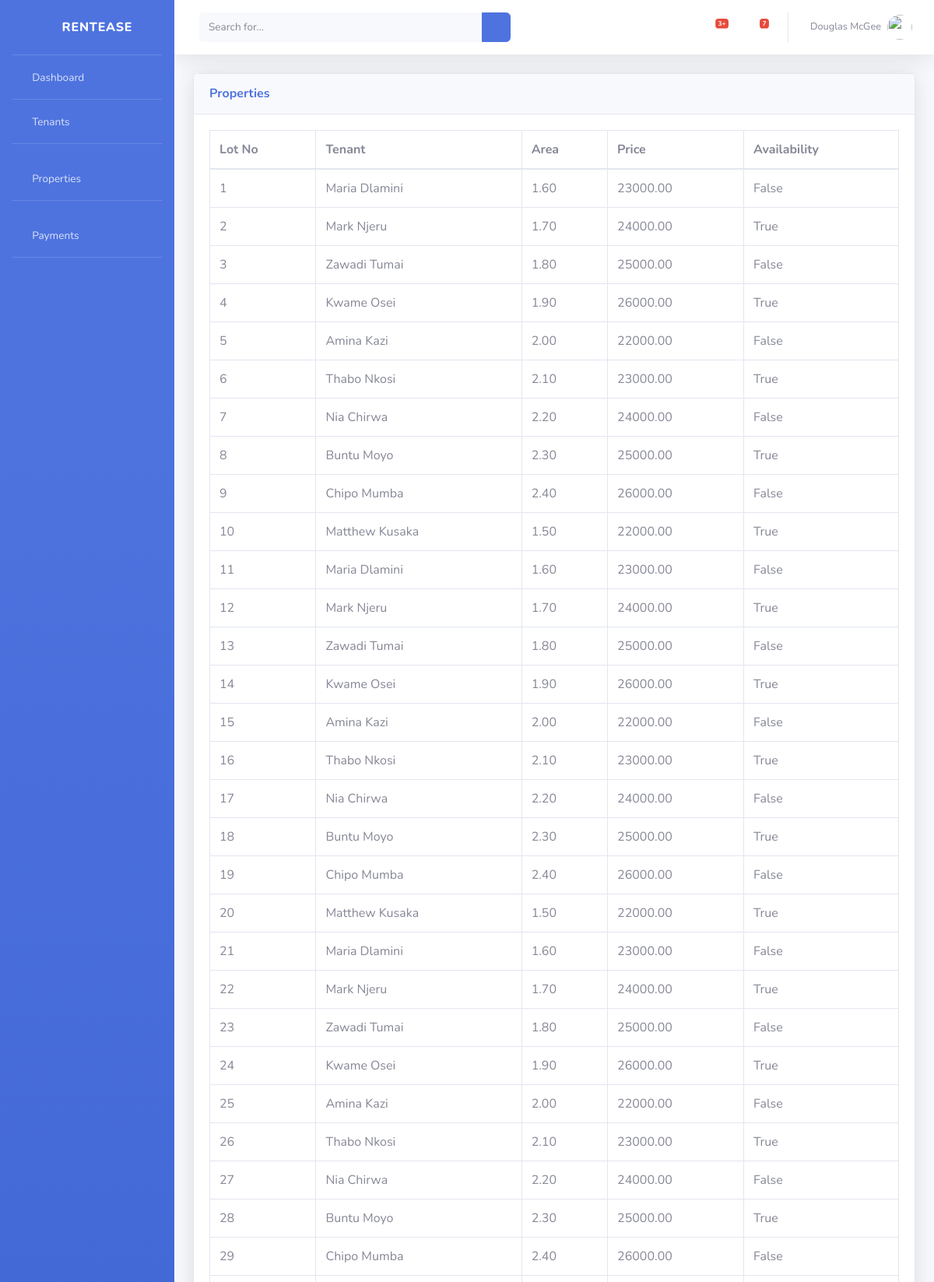
Page /properties/ (upper part) on the committed database.
### main/models.py (models this page shows, shortened)
class Properties(models.Model):
    lot_no = models.IntegerField(unique=True)
    tenant = models.ForeignKey(Tenants, on_delete=models.CASCADE, related_name='properties', null=True, blank=True)
    area = models.DecimalField(max_digits=5, decimal_places=2)
    price = models.DecimalField(max_digits=10, decimal_places=2)
    available = models.BooleanField(default=True)

class Tenants(models.Model):
    name = models.CharField(max_length=100)
    email = models.CharField(max_length=100)
    phone = models.CharField(max_length=15, unique=True)
    adm_no = models.CharField(max_length=100, unique=True)
    def __str__(self):
        return self.name

### main/views.py (the view)
# urls.py: path('properties/', views.properties_view, name='properties'),
def properties_view(request):
    properties = Properties.objects.all()
    return render(request, 'properties.html', {'properties': properties})

### templates/properties.html (shortened to what this page needs)
{% extends 'master.html' %}
{% load static %}
{% block content %}
    <div class="card shadow mb-4">
        <div class="card-header py-3">
            <h6 class="m-0 font-weight-bold text-primary">Properties</h6>
        </div>
        <div class="card-body">
            <div class="table-responsive">
                <table class="table table-bordered" id="dataTable" width="100%" cellspacing="0">
                    <thead>
                    <tr>
                        <th>Lot No</th>
                        <th>Tenant</th>
                        <th>Area</th>
                        <th>Price</th>
                        <th>Availability</th>
                    </tr>
                    </thead>
                    <tbody>
                    {% for property in properties %}
                        <tr>
                            <td>{{ property.lot_no }}</td>
                            <td>{{ property.tenant }}</td>
                            <td>{{ property.area }}</td>
                            <td>{{ property.price }}</td>
                            <td>{{ property.available }}</td>
                        </tr>
                    {% endfor %}
                    </tbody>
                </table>
            </div>
        </div>
    </div>
{% endblock content %}

### rows in the picture
Properties: lot_no "1", tenant "Maria Dlamini", area "1.60", price "23000.00", available "False"
Properties: lot_no "2", tenant "Mark Njeru", area "1.70", price "24000.00", available "True"
Properties: lot_no "3", tenant "Zawadi Tumai", area "1.80", price "25000.00", available "False"
Properties: lot_no "4", tenant "Kwame Osei", area "1.90", price "26000.00", available "True"
Properties: lot_no "5", tenant "Amina Kazi", area "2.00", price "22000.00", available "False"
Properties: lot_no "6", tenant "Thabo Nkosi", area "2.10", price "23000.00", available "True"
Properties: lot_no "7", tenant "Nia Chirwa", area "2.20", price "24000.00", available "False"
Properties: lot_no "8", tenant "Buntu Moyo", area "2.30", price "25000.00", available "True"
Properties: lot_no "9", tenant "Chipo Mumba", area "2.40", price "26000.00", available "False"
Properties: lot_no "10", tenant "Matthew Kusaka", area "1.50", price "22000.00", available "True"
Properties: lot_no "11", tenant "Maria Dlamini", area "1.60", price "23000.00", available "False"
Properties: lot_no "12", tenant "Mark Njeru", area "1.70", price "24000.00", available "True"
Properties: lot_no "13", tenant "Zawadi Tumai", area "1.80", price "25000.00", available "False"
Properties: lot_no "14", tenant "Kwame Osei", area "1.90", price "26000.00", available "True"
Properties: lot_no "15", tenant "Amina Kazi", area "2.00", price "22000.00", available "False"
Properties: lot_no "16", tenant "Thabo Nkosi", area "2.10", price "23000.00", available "True"
Properties: lot_no "17", tenant "Nia Chirwa", area "2.20", price "24000.00", available "False"
Properties: lot_no "18", tenant "Buntu Moyo", area "2.30", price "25000.00", available "True"
Properties: lot_no "19", tenant "Chipo Mumba", area "2.40", price "26000.00", available "False"
Properties: lot_no "20", tenant "Matthew Kusaka", area "1.50", price "22000.00", available "True"
Properties: lot_no "21", tenant "Maria Dlamini", area "1.60", price "23000.00", available "False"
Properties: lot_no "22", tenant "Mark Njeru", area "1.70", price "24000.00", available "True"
Properties: lot_no "23", tenant "Zawadi Tumai", area "1.80", price "25000.00", available "False"
Properties: lot_no "24", tenant "Kwame Osei", area "1.90", price "26000.00", available "True"
Properties: lot_no "25", tenant "Amina Kazi", area "2.00", price "22000.00", available "False"
Properties: lot_no "26", tenant "Thabo Nkosi", area "2.10", price "23000.00", available "True"
Properties: lot_no "27", tenant "Nia Chirwa", area "2.20", price "24000.00", available "False"
Properties: lot_no "28", tenant "Buntu Moyo", area "2.30", price "25000.00", available "True"
Properties: lot_no "29", tenant "Chipo Mumba", area "2.40", price "26000.00", available "False"
